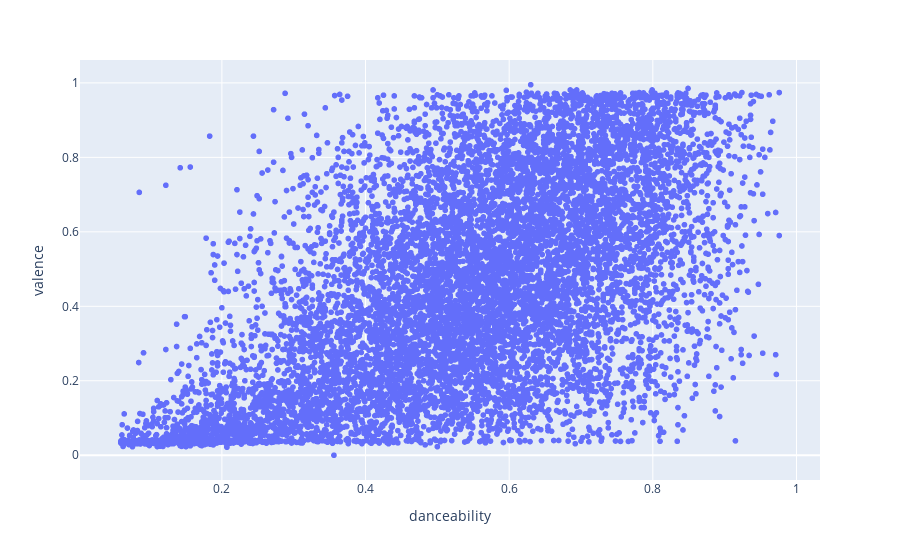

This figure's notebook cell:
### Code cell
#Clear trend! more danceable songs are percieved as happier.
fig = px.scatter(df_nodupe.sample(10000), x='danceability', y='valence')
fig.show()

### Figure 1 — Plotly figure (JSON) as saved in the notebook; plotly's stock layout.template omitted (floating-point values rounded to 4 significant figures; data arrays with more than 128 entries replaced by an {"elided": "..."} marker saying what was removed)
{"data": [{"hovertemplate": "danceability=%{x}<br>valence=%{y}<extra></extra>", "legendgroup": "", "marker": {"color": "#636efa", "symbol": "circle"}, "mode": "markers", "name": "", "showlegend": false, "type": "scattergl", "x": {"elided": "10000 float values"}, "xaxis": "x", "y": {"elided": "10000 float values"}, "yaxis": "y"}], "layout": {"legend": {"tracegroupgap": 0}, "margin": {"t": 60}, "xaxis": {"anchor": "y", "domain": [0, 1], "title": {"text": "danceability"}}, "yaxis": {"anchor": "x", "domain": [0, 1], "title": {"text": "valence"}}}}
